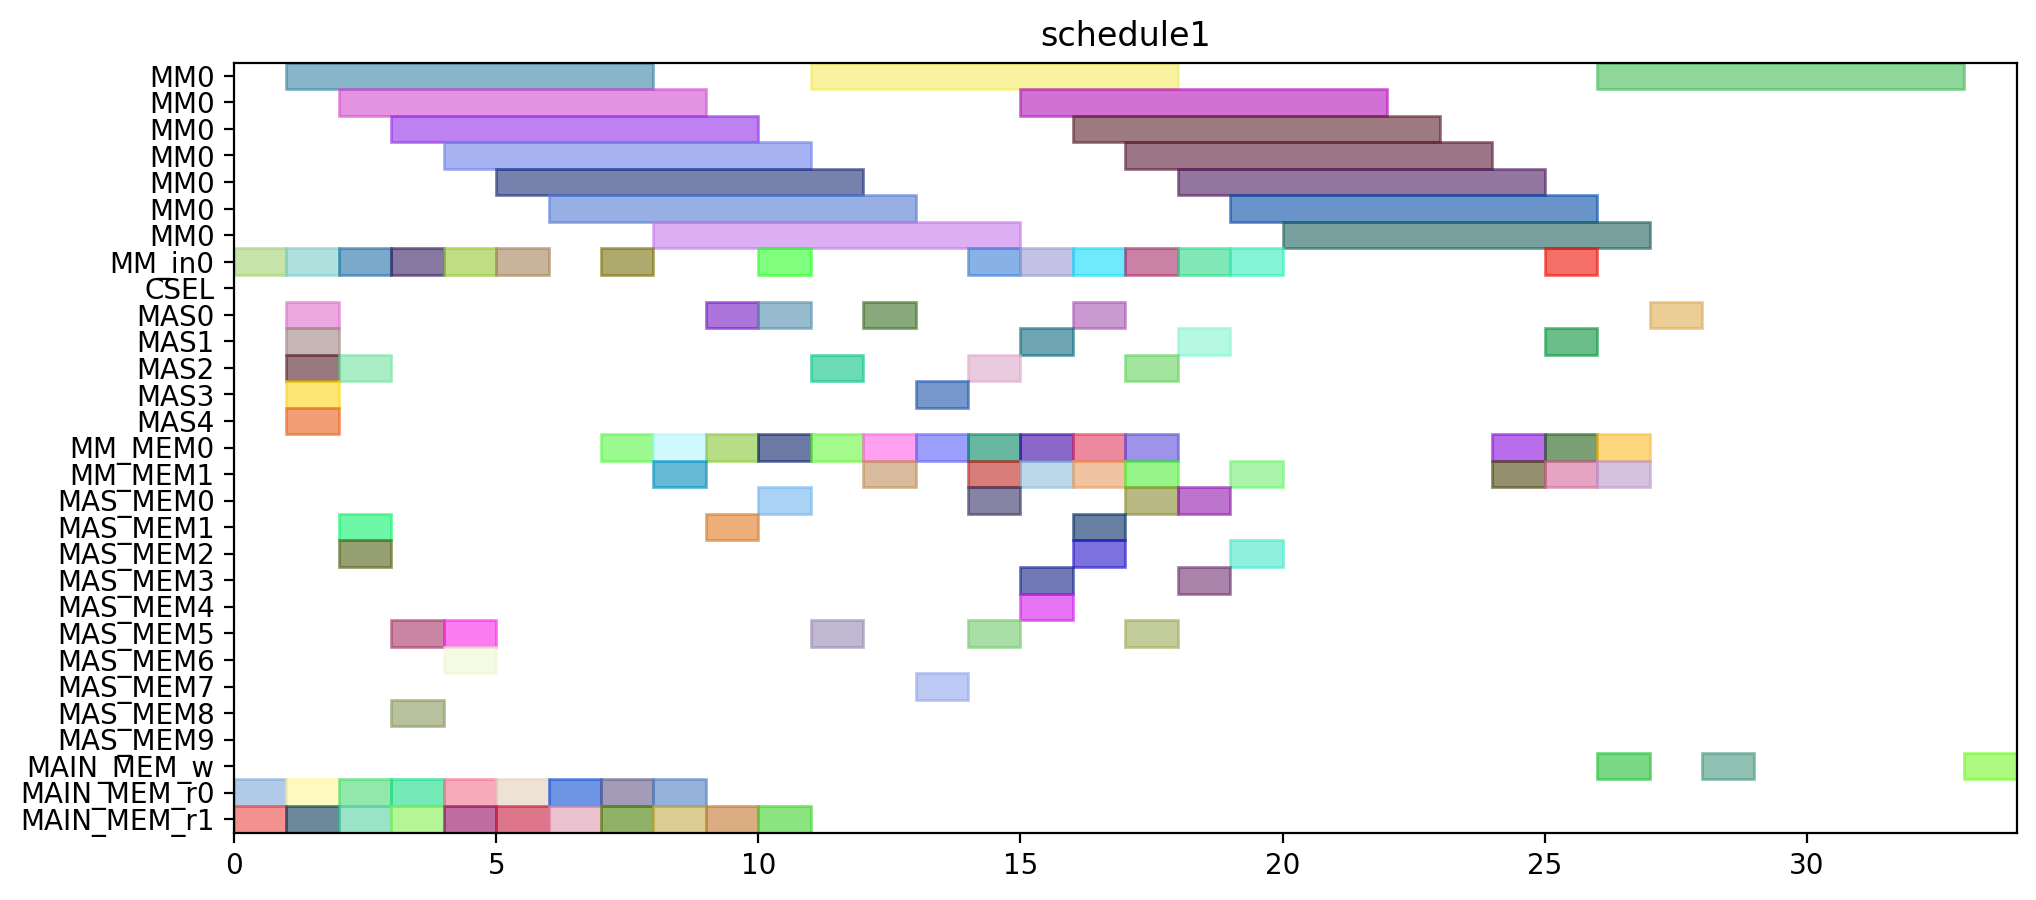

Recreate this plot in Python.
from pyschedule import Scenario, solvers, plotters, alt


def solve():
	horizon = 116
	S = Scenario("schedule1", horizon=horizon)

	# resource
	MM = S.Resources('MM', num=1, size=7)
	MM_in = S.Resources('MM_in', num=1)
	CSEL = S.Resource('CSEL')
	MAS = S.Resources('MAS', num=5, size=1, periods=range(1, horizon))
	MM_MEM = S.Resources('MM_MEM', num=2)
	MAS_MEM = S.Resources('MAS_MEM', num=10)
	MAIN_MEM_w = S.Resource('MAIN_MEM_w', size=1)
	MAIN_MEM_r = S.Resources('MAIN_MEM_r', num=2)

	# result of previous scheduling
	t1_mem0 = S.Task('t1_mem0', length=1, delay_cost=1)
	S += t1_mem0 >= 0
	t1_mem0 += MAIN_MEM_r[0]

	t2_in = S.Task('t2_in', length=1, delay_cost=1)
	S += t2_in >= 0
	t2_in += MM_in[0]

	t8_mem1 = S.Task('t8_mem1', length=1, delay_cost=1)
	S += t8_mem1 >= 0
	t8_mem1 += MAIN_MEM_r[1]

	t0_in = S.Task('t0_in', length=1, delay_cost=1)
	S += t0_in >= 1
	t0_in += MM_in[0]

	t0_mem0 = S.Task('t0_mem0', length=1, delay_cost=1)
	S += t0_mem0 >= 1
	t0_mem0 += MAIN_MEM_r[0]

	t13 = S.Task('t13', length=1, delay_cost=1)
	S += t13 >= 1
	t13 += MAS[1]

	t14 = S.Task('t14', length=1, delay_cost=1)
	S += t14 >= 1
	t14 += MAS[0]

	t2 = S.Task('t2', length=7, delay_cost=1)
	S += t2 >= 1
	t2 += MM[0]

	t3 = S.Task('t3', length=1, delay_cost=1)
	S += t3 >= 1
	t3 += MAS[4]

	t3_mem1 = S.Task('t3_mem1', length=1, delay_cost=1)
	S += t3_mem1 >= 1
	t3_mem1 += MAIN_MEM_r[1]

	t4 = S.Task('t4', length=1, delay_cost=1)
	S += t4 >= 1
	t4 += MAS[2]

	t8 = S.Task('t8', length=1, delay_cost=1)
	S += t8 >= 1
	t8 += MAS[3]

	t0 = S.Task('t0', length=7, delay_cost=1)
	S += t0 >= 2
	t0 += MM[0]

	t15_in = S.Task('t15_in', length=1, delay_cost=1)
	S += t15_in >= 2
	t15_in += MM_in[0]

	t15_mem0 = S.Task('t15_mem0', length=1, delay_cost=1)
	S += t15_mem0 >= 2
	t15_mem0 += MAS_MEM[2]

	t15_mem1 = S.Task('t15_mem1', length=1, delay_cost=1)
	S += t15_mem1 >= 2
	t15_mem1 += MAS_MEM[1]

	t2_mem1 = S.Task('t2_mem1', length=1, delay_cost=1)
	S += t2_mem1 >= 2
	t2_mem1 += MAIN_MEM_r[1]

	t9 = S.Task('t9', length=1, delay_cost=1)
	S += t9 >= 2
	t9 += MAS[2]

	t9_mem0 = S.Task('t9_mem0', length=1, delay_cost=1)
	S += t9_mem0 >= 2
	t9_mem0 += MAIN_MEM_r[0]

	t13_mem0 = S.Task('t13_mem0', length=1, delay_cost=1)
	S += t13_mem0 >= 3
	t13_mem0 += MAIN_MEM_r[0]

	t15 = S.Task('t15', length=7, delay_cost=1)
	S += t15 >= 3
	t15 += MM[0]

	t5_in = S.Task('t5_in', length=1, delay_cost=1)
	S += t5_in >= 3
	t5_in += MM_in[0]

	t5_mem0 = S.Task('t5_mem0', length=1, delay_cost=1)
	S += t5_mem0 >= 3
	t5_mem0 += MAS_MEM[8]

	t5_mem1 = S.Task('t5_mem1', length=1, delay_cost=1)
	S += t5_mem1 >= 3
	t5_mem1 += MAS_MEM[5]

	t9_mem1 = S.Task('t9_mem1', length=1, delay_cost=1)
	S += t9_mem1 >= 3
	t9_mem1 += MAIN_MEM_r[1]

	t10_in = S.Task('t10_in', length=1, delay_cost=1)
	S += t10_in >= 4
	t10_in += MM_in[0]

	t10_mem0 = S.Task('t10_mem0', length=1, delay_cost=1)
	S += t10_mem0 >= 4
	t10_mem0 += MAS_MEM[6]

	t10_mem1 = S.Task('t10_mem1', length=1, delay_cost=1)
	S += t10_mem1 >= 4
	t10_mem1 += MAS_MEM[5]

	t2_mem0 = S.Task('t2_mem0', length=1, delay_cost=1)
	S += t2_mem0 >= 4
	t2_mem0 += MAIN_MEM_r[0]

	t4_mem1 = S.Task('t4_mem1', length=1, delay_cost=1)
	S += t4_mem1 >= 4
	t4_mem1 += MAIN_MEM_r[1]

	t5 = S.Task('t5', length=7, delay_cost=1)
	S += t5 >= 4
	t5 += MM[0]

	t10 = S.Task('t10', length=7, delay_cost=1)
	S += t10 >= 5
	t10 += MM[0]

	t1_in = S.Task('t1_in', length=1, delay_cost=1)
	S += t1_in >= 5
	t1_in += MM_in[0]

	t23_mem1 = S.Task('t23_mem1', length=1, delay_cost=1)
	S += t23_mem1 >= 5
	t23_mem1 += MAIN_MEM_r[1]

	t8_mem0 = S.Task('t8_mem0', length=1, delay_cost=1)
	S += t8_mem0 >= 5
	t8_mem0 += MAIN_MEM_r[0]

	t1 = S.Task('t1', length=7, delay_cost=1)
	S += t1 >= 6
	t1 += MM[0]

	t14_mem1 = S.Task('t14_mem1', length=1, delay_cost=1)
	S += t14_mem1 >= 6
	t14_mem1 += MAIN_MEM_r[1]

	t3_mem0 = S.Task('t3_mem0', length=1, delay_cost=1)
	S += t3_mem0 >= 6
	t3_mem0 += MAIN_MEM_r[0]

	t14_mem0 = S.Task('t14_mem0', length=1, delay_cost=1)
	S += t14_mem0 >= 7
	t14_mem0 += MAIN_MEM_r[0]

	t1_mem1 = S.Task('t1_mem1', length=1, delay_cost=1)
	S += t1_mem1 >= 7
	t1_mem1 += MAIN_MEM_r[1]

	t20_in = S.Task('t20_in', length=1, delay_cost=1)
	S += t20_in >= 7
	t20_in += MM_in[0]

	t20_mem0 = S.Task('t20_mem0', length=1, delay_cost=1)
	S += t20_mem0 >= 7
	t20_mem0 += MM_MEM[0]

	t0_mem1 = S.Task('t0_mem1', length=1, delay_cost=1)
	S += t0_mem1 >= 8
	t0_mem1 += MAIN_MEM_r[1]

	t16_mem0 = S.Task('t16_mem0', length=1, delay_cost=1)
	S += t16_mem0 >= 8
	t16_mem0 += MM_MEM[0]

	t16_mem1 = S.Task('t16_mem1', length=1, delay_cost=1)
	S += t16_mem1 >= 8
	t16_mem1 += MM_MEM[1]

	t20 = S.Task('t20', length=7, delay_cost=1)
	S += t20 >= 8
	t20 += MM[0]

	t4_mem0 = S.Task('t4_mem0', length=1, delay_cost=1)
	S += t4_mem0 >= 8
	t4_mem0 += MAIN_MEM_r[0]

	t16 = S.Task('t16', length=1, delay_cost=1)
	S += t16 >= 9
	t16 += MAS[0]

	t17_mem0 = S.Task('t17_mem0', length=1, delay_cost=1)
	S += t17_mem0 >= 9
	t17_mem0 += MM_MEM[0]

	t17_mem1 = S.Task('t17_mem1', length=1, delay_cost=1)
	S += t17_mem1 >= 9
	t17_mem1 += MAS_MEM[1]

	t20_mem1 = S.Task('t20_mem1', length=1, delay_cost=1)
	S += t20_mem1 >= 9
	t20_mem1 += MAIN_MEM_r[1]

	t13_mem1 = S.Task('t13_mem1', length=1, delay_cost=1)
	S += t13_mem1 >= 10
	t13_mem1 += MAIN_MEM_r[1]

	t17 = S.Task('t17', length=1, delay_cost=1)
	S += t17 >= 10
	t17 += MAS[0]

	t18_mem0 = S.Task('t18_mem0', length=1, delay_cost=1)
	S += t18_mem0 >= 10
	t18_mem0 += MM_MEM[0]

	t23_in = S.Task('t23_in', length=1, delay_cost=1)
	S += t23_in >= 10
	t23_in += MM_in[0]

	t23_mem0 = S.Task('t23_mem0', length=1, delay_cost=1)
	S += t23_mem0 >= 10
	t23_mem0 += MAS_MEM[0]

	t18 = S.Task('t18', length=1, delay_cost=1)
	S += t18 >= 11
	t18 += MAS[2]

	t19_mem0 = S.Task('t19_mem0', length=1, delay_cost=1)
	S += t19_mem0 >= 11
	t19_mem0 += MM_MEM[0]

	t19_mem1 = S.Task('t19_mem1', length=1, delay_cost=1)
	S += t19_mem1 >= 11
	t19_mem1 += MAS_MEM[5]

	t23 = S.Task('t23', length=7, delay_cost=1)
	S += t23 >= 11
	t23 += MM[0]

	t19 = S.Task('t19', length=1, delay_cost=1)
	S += t19 >= 12
	t19 += MAS[0]

	t6_mem0 = S.Task('t6_mem0', length=1, delay_cost=1)
	S += t6_mem0 >= 12
	t6_mem0 += MM_MEM[0]

	t6_mem1 = S.Task('t6_mem1', length=1, delay_cost=1)
	S += t6_mem1 >= 12
	t6_mem1 += MM_MEM[1]

	t6 = S.Task('t6', length=1, delay_cost=1)
	S += t6 >= 13
	t6 += MAS[3]

	t7_mem0 = S.Task('t7_mem0', length=1, delay_cost=1)
	S += t7_mem0 >= 13
	t7_mem0 += MM_MEM[0]

	t7_mem1 = S.Task('t7_mem1', length=1, delay_cost=1)
	S += t7_mem1 >= 13
	t7_mem1 += MAS_MEM[7]

	t22_mem0 = S.Task('t22_mem0', length=1, delay_cost=1)
	S += t22_mem0 >= 14
	t22_mem0 += MM_MEM[0]

	t22_mem1 = S.Task('t22_mem1', length=1, delay_cost=1)
	S += t22_mem1 >= 14
	t22_mem1 += MM_MEM[1]

	t28_in = S.Task('t28_in', length=1, delay_cost=1)
	S += t28_in >= 14
	t28_in += MM_in[0]

	t28_mem0 = S.Task('t28_mem0', length=1, delay_cost=1)
	S += t28_mem0 >= 14
	t28_mem0 += MAS_MEM[0]

	t28_mem1 = S.Task('t28_mem1', length=1, delay_cost=1)
	S += t28_mem1 >= 14
	t28_mem1 += MAS_MEM[5]

	t7 = S.Task('t7', length=1, delay_cost=1)
	S += t7 >= 14
	t7 += MAS[2]

	t21_mem0 = S.Task('t21_mem0', length=1, delay_cost=1)
	S += t21_mem0 >= 15
	t21_mem0 += MM_MEM[0]

	t21_mem1 = S.Task('t21_mem1', length=1, delay_cost=1)
	S += t21_mem1 >= 15
	t21_mem1 += MM_MEM[1]

	t22 = S.Task('t22', length=1, delay_cost=1)
	S += t22 >= 15
	t22 += MAS[1]

	t25_in = S.Task('t25_in', length=1, delay_cost=1)
	S += t25_in >= 15
	t25_in += MM_in[0]

	t25_mem0 = S.Task('t25_mem0', length=1, delay_cost=1)
	S += t25_mem0 >= 15
	t25_mem0 += MAS_MEM[4]

	t25_mem1 = S.Task('t25_mem1', length=1, delay_cost=1)
	S += t25_mem1 >= 15
	t25_mem1 += MAS_MEM[3]

	t28 = S.Task('t28', length=7, delay_cost=1)
	S += t28 >= 15
	t28 += MM[0]

	t11_mem0 = S.Task('t11_mem0', length=1, delay_cost=1)
	S += t11_mem0 >= 16
	t11_mem0 += MM_MEM[0]

	t11_mem1 = S.Task('t11_mem1', length=1, delay_cost=1)
	S += t11_mem1 >= 16
	t11_mem1 += MM_MEM[1]

	t21 = S.Task('t21', length=1, delay_cost=1)
	S += t21 >= 16
	t21 += MAS[0]

	t25 = S.Task('t25', length=7, delay_cost=1)
	S += t25 >= 16
	t25 += MM[0]

	t27_in = S.Task('t27_in', length=1, delay_cost=1)
	S += t27_in >= 16
	t27_in += MM_in[0]

	t27_mem0 = S.Task('t27_mem0', length=1, delay_cost=1)
	S += t27_mem0 >= 16
	t27_mem0 += MAS_MEM[2]

	t27_mem1 = S.Task('t27_mem1', length=1, delay_cost=1)
	S += t27_mem1 >= 16
	t27_mem1 += MAS_MEM[1]

	t11 = S.Task('t11', length=1, delay_cost=1)
	S += t11 >= 17
	t11 += MAS[2]

	t12_mem0 = S.Task('t12_mem0', length=1, delay_cost=1)
	S += t12_mem0 >= 17
	t12_mem0 += MM_MEM[0]

	t12_mem1 = S.Task('t12_mem1', length=1, delay_cost=1)
	S += t12_mem1 >= 17
	t12_mem1 += MAS_MEM[5]

	t27 = S.Task('t27', length=7, delay_cost=1)
	S += t27 >= 17
	t27 += MM[0]

	t12 = S.Task('t12', length=1, delay_cost=1)
	S += t12 >= 18
	t12 += MAS[1]

	t29_in = S.Task('t29_in', length=1, delay_cost=1)
	S += t29_in >= 18
	t29_in += MM_in[0]

	t29_mem0 = S.Task('t29_mem0', length=1, delay_cost=1)
	S += t29_mem0 >= 18
	t29_mem0 += MAS_MEM[0]

	t29_mem1 = S.Task('t29_mem1', length=1, delay_cost=1)
	S += t29_mem1 >= 18
	t29_mem1 += MAS_MEM[3]

	t29 = S.Task('t29', length=7, delay_cost=1)
	S += t29 >= 19
	t29 += MM[0]


	# new tasks
	t24_in = S.Task('t24_in', length=1, delay_cost=1)
	t24_in += alt(MM_in)
	t24 = S.Task('t24', length=7, delay_cost=1)
	t24 += alt(MM)
	S += t24>=t24_in

	t24_mem0 = S.Task('t24_mem0', length=1, delay_cost=1)
	t24_mem0 += MAS_MEM[2]
	S += 18 < t24_mem0
	S += t24_mem0 <= t24

	t24_mem1 = S.Task('t24_mem1', length=1, delay_cost=1)
	t24_mem1 += MM_MEM[1]
	S += 17 < t24_mem1
	S += t24_mem1 <= t24

	t26_in = S.Task('t26_in', length=1, delay_cost=1)
	t26_in += alt(MM_in)
	t26 = S.Task('t26', length=7, delay_cost=1)
	t26 += alt(MM)
	S += t26>=t26_in

	t26_mem0 = S.Task('t26_mem0', length=1, delay_cost=1)
	t26_mem0 += MAS_MEM[0]
	S += 12 < t26_mem0
	S += t26_mem0 <= t26

	t26_mem1 = S.Task('t26_mem1', length=1, delay_cost=1)
	t26_mem1 += MM_MEM[1]
	S += 17 < t26_mem1
	S += t26_mem1 <= t26

	PZ_new_in = S.Task('PZ_new_in', length=1, delay_cost=1)
	PZ_new_in += alt(MM_in)
	PZ_new = S.Task('PZ_new', length=7, delay_cost=1)
	PZ_new += alt(MM)
	S += PZ_new>=PZ_new_in

	S += 0<PZ_new

	PZ_new_w = S.Task('PZ_new_w', length=1, delay_cost=1)
	PZ_new_w += alt(MAIN_MEM_w)
	S += PZ_new <= PZ_new_w

	PZ_new_mem0 = S.Task('PZ_new_mem0', length=1, delay_cost=1)
	PZ_new_mem0 += MM_MEM[0]
	S += 25 < PZ_new_mem0
	S += PZ_new_mem0 <= PZ_new

	PZ_new_mem1 = S.Task('PZ_new_mem1', length=1, delay_cost=1)
	PZ_new_mem1 += MM_MEM[1]
	S += 21 < PZ_new_mem1
	S += PZ_new_mem1 <= PZ_new

	PX_new = S.Task('PX_new', length=1, delay_cost=1)
	PX_new += alt(MAS)

	S += 0<PX_new

	PX_new_w = S.Task('PX_new_w', length=1, delay_cost=1)
	PX_new_w += alt(MAIN_MEM_w)
	S += PX_new <= PX_new_w

	PX_new_mem0 = S.Task('PX_new_mem0', length=1, delay_cost=1)
	PX_new_mem0 += MM_MEM[0]
	S += 22 < PX_new_mem0
	S += PX_new_mem0 <= PX_new

	PX_new_mem1 = S.Task('PX_new_mem1', length=1, delay_cost=1)
	PX_new_mem1 += alt(MM_MEM)
	S += (t24*MM[0])-1 < PX_new_mem1*MM_MEM[1]
	S += PX_new_mem1 <= PX_new

	PY_new = S.Task('PY_new', length=1, delay_cost=1)
	PY_new += alt(MAS)

	S += 0<PY_new

	PY_new_w = S.Task('PY_new_w', length=1, delay_cost=1)
	PY_new_w += alt(MAIN_MEM_w)
	S += PY_new <= PY_new_w

	PY_new_mem0 = S.Task('PY_new_mem0', length=1, delay_cost=1)
	PY_new_mem0 += MM_MEM[0]
	S += 23 < PY_new_mem0
	S += PY_new_mem0 <= PY_new

	PY_new_mem1 = S.Task('PY_new_mem1', length=1, delay_cost=1)
	PY_new_mem1 += alt(MM_MEM)
	S += (t26*MM[0])-1 < PY_new_mem1*MM_MEM[1]
	S += PY_new_mem1 <= PY_new

	solvers.mip.solve(S,msg=1,kind='CPLEX',ratio_gap=1.01)

	solution = [['hoge']*len(S.solution()[1]) for i in range(len(S.solution()))]
	for i in range(len(S.solution())):
		for j in range(len(S.solution()[i])):
			solution[i][j]=str(S.solution()[i][j])
	print(solution)

	cycles = int(solution[-1][3])

	pic_file_name = "/home/mfukuda/ABE/multiRAM_multiMAS_16mux/scheduling_result/stage7MM1_stage1MAS5/EP_ADD_A_0/schedule1.png"
	if(S.solution() != []):
		plotters.matplotlib.plot(S,img_filename=pic_file_name, show_task_labels=False, fig_size=(cycles*0.25+3, 5))

	return solution
